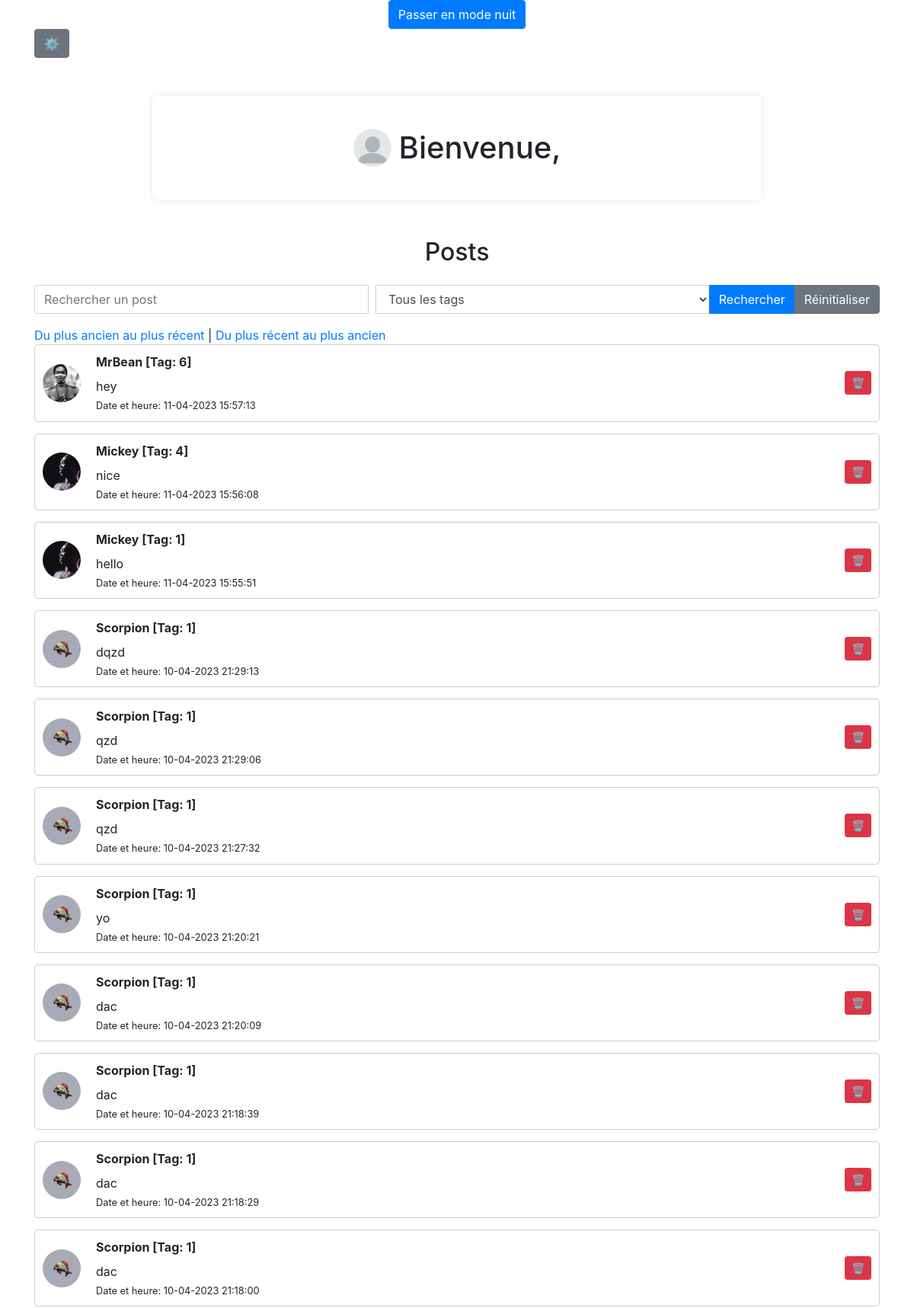
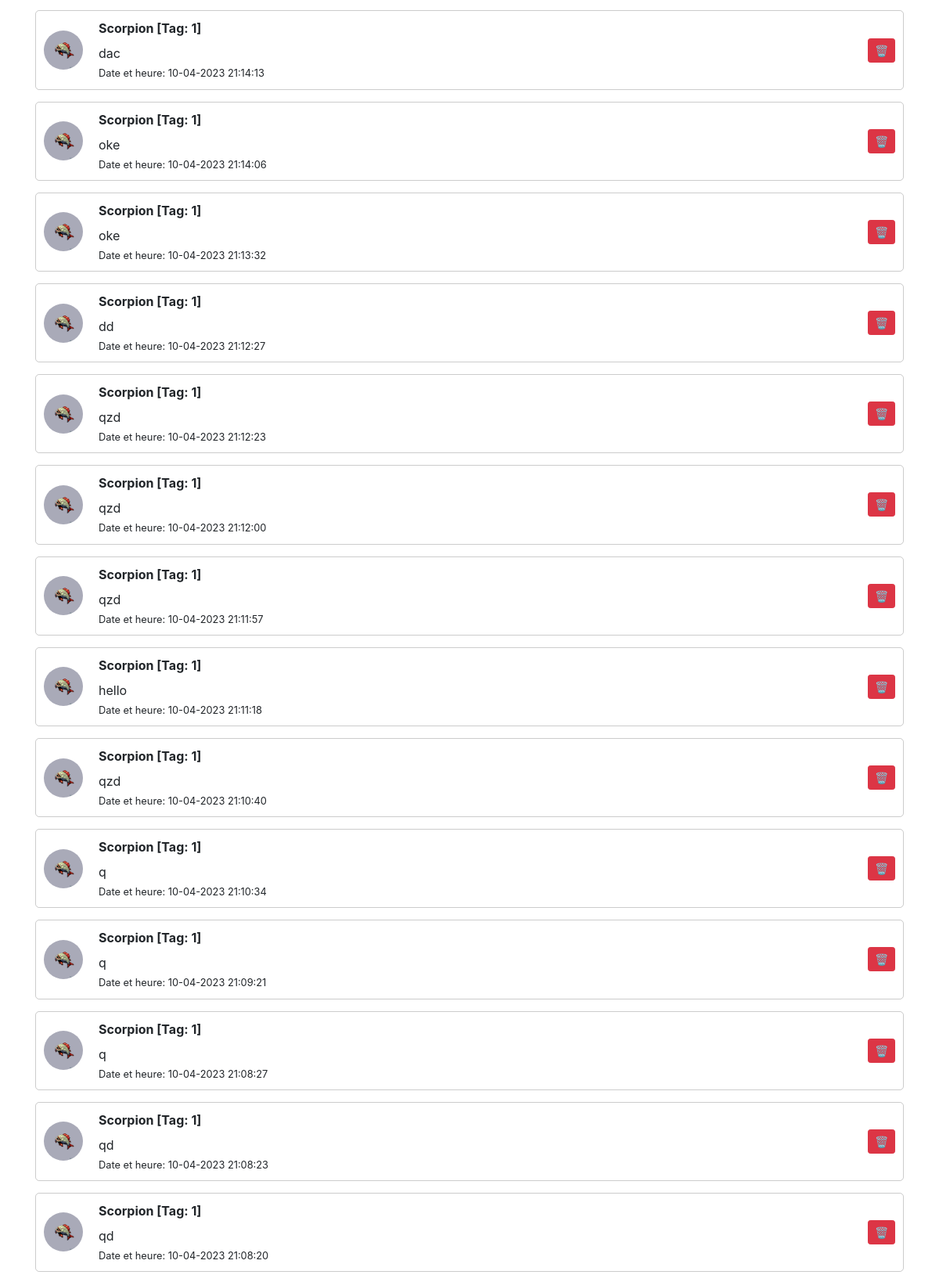
The app's page /home.php (upper part) with its own data (2 pictures, top to bottom).
### tables this page shows
CREATE TABLE `posts` (
  `id` int NOT NULL,
  `pseudo` varchar(255) NOT NULL,
  `content` text NOT NULL,
  `tag` varchar(255) DEFAULT NULL,
  `date_heure_message` datetime NOT NULL
);

### home.php (the view, shortened to what this page needs)
<?php
$pdo = new PDO('mysql:host=localhost;dbname=projet', 'root', '', array(PDO::ATTR_ERRMODE => PDO::ERRMODE_WARNING, PDO::MYSQL_ATTR_INIT_COMMAND => 'SET NAMES utf8'));
if (isset($_GET['sort']) && ($_GET['sort'] == 'recent' || $_GET['sort'] == 'ancien')) {
    $order = ($_GET['sort'] == 'recent') ? 'DESC' : 'ASC';
} else {
    $order = 'DESC';
}
$search = isset($_GET['search']) ? '%' . $_GET['search'] . '%' : '%';
$tag = isset($_GET['tag']) ? $_GET['tag'] : '';
if (!empty($tag)) {
  $stmt = $pdo->prepare('SELECT * FROM posts WHERE content LIKE :search AND tag = :tag ORDER BY date_heure_message ' . $order);
  $stmt->execute(['search' => $search, 'tag' => $tag]);
} else {
  $stmt = $pdo->prepare('SELECT * FROM posts WHERE content LIKE :search ORDER BY date_heure_message ' . $order);
  $stmt->execute(['search' => $search]);
}
function getUserProfilePicture($pdo, $pseudo) {
  $stmt = $pdo->prepare("SELECT profile_picture FROM users WHERE pseudo = :pseudo");
  $stmt->execute(['pseudo' => $pseudo]);
  $user = $stmt->fetch(PDO::FETCH_ASSOC);
  return $user ? $user['profile_picture'] : '';
}
?>
<!DOCTYPE html>
<html lang="fr">
<head>
  <link rel="stylesheet" href="https://maxcdn.bootstrapcdn.com/bootstrap/4.5.2/css/bootstrap.min.css">
  <link rel="stylesheet" href="home_style.css">
</head>
<body id="theme">
  <div class="container">
    <div class="toggle-theme-container d-flex justify-content-center">
      <button id="toggle-theme" class="btn btn-primary">Passer en mode nuit</button>
    </div>
    <div class="settings-container">
      <button id="settings-btn" class="btn btn-secondary d-none d-md-inline-block">&#9881;</button>
    </div>
    <div class="container-wrapper">
      <div class="welcome-container">
      <img src="<?php echo (htmlspecialchars(getUserProfilePicture($pdo, $_SESSION['pseudo'])) ?: 'default_profile_picture.png') . '?t=' . time(); ?>" alt="Profile Picture" class="profile-picture" />
        <h1 class="my-4 welcome-message">Bienvenue, <?php echo htmlspecialchars($_SESSION['pseudo']); ?></h1>
      </div>
    </div>
<h2 class="my-4 centered">Posts</h2>
    <div class="tweets-container">
    <form method="get" class="search-form mb-3" id="search-form">
  <div class="input-group">
    <input type="text" name="search" class="form-control d-none d-md-inline-block" placeholder="Rechercher un post" value="<?php echo isset($_GET['search']) ? htmlspecialchars($_GET['search']) : ''; ?>">
    <select name="tag" class="form-control">
      <option value="">Tous les tags</option>
    </select>
    <div class="input-group-append">
      <button type="submit" class="btn btn-primary">Rechercher</button>
      <a href="<?php echo htmlspecialchars($_SERVER['PHP_SELF']); ?>" class="btn btn-secondary">Réinitialiser</a>
    </div>
  </div>
</form>
    </div>
    <ul class="list-group">
                <div class="sort-links">
          <a href="?sort=ancien">Du plus ancien au plus récent</a> | <a href="?sort=recent">Du plus récent au plus ancien</a>
        </div>
        <?php
        while ($post = $stmt->fetch(PDO::FETCH_ASSOC)) {
          echo '<div class="post-container d-flex">';
          $userProfilePicture = getUserProfilePicture($pdo, $post['pseudo']);
          echo '<div class="post-profile-picture">';
          echo '<img src="' . htmlspecialchars($userProfilePicture) . '" alt="Profile Picture" class="profile-picture" />';
          echo '</div>';
          echo '<div class="post-content-container">';
          echo '<strong class="post-username">' . $post['pseudo'] . ' [Tag: ' . $post['tag'] . ']</strong>';
          echo '<p class="post-content" style="word-wrap: break-word;">' . $post['content'] . '</p>';
          echo '<div class="post-info d-flex">';
          echo '<small>Date et heure: ' . date('d-m-Y H:i:s', strtotime($post['date_heure_message'])) . '</small>';
          echo '</div>';
          echo '</div>';
          echo '<div class="post-delete-button">';
          echo '<form method="post" style="display: inline;">';
          echo '<button type="submit" class="btn btn-danger btn-sm" name="delete_post">&#128465</button>';
          echo '</form>';
          echo '</div>';
          echo '</div>';
          }
        ?>
    </ul>
</div>
</body>
</html>

### home_style.css (style rules this page uses)
.centered { display: flex; justify-content: center; align-items: center; flex-direction: column; }
.post-content { word-wrap: break-word; margin-bottom: 4px; }
.post-username { display: block; margin-bottom: 8px; }
.post-container { border: 1px solid rgba(0, 0, 0, 0.2); padding: 10px; margin-bottom: 10px; min-height: 50px; max-height: 200px; overflow-y: auto; border-radius: 5px; }
.welcome-message { text-align: center; }
.container-wrapper { max-width: 800px; margin: 50px auto; padding: 20px; background-color: #ffffff; border-radius: 5px; box-shadow: 0px 0px 10px 0px rgba(0, 0, 0, 0.1); }
.search-form { display: flex; align-items: center; }
.search-form input { margin-right: 10px; }
.profile-picture { width: 50px; height: 50px; object-fit: cover; border-radius: 50%; margin-right: 10px; }
.welcome-container, .post-header { display: flex; align-items: center; }
.container-wrapper { display: flex; justify-content: center; align-items: flex-start; }
.post-container { align-items: center; justify-content: space-between; margin-bottom: 15px; }
.post-profile-picture { flex-shrink: 0; margin-right: 10px; }
.post-content-container { flex-grow: 1; }
.post-info { justify-content: space-between; align-items: center; }
.post-delete-button { margin-left: 10px; }
.post-content-container { word-wrap: break-word; min-height: 50px; overflow: auto; }

### records on screen
posts: shows a picture, pseudo "MrBean", tag "6", content "hey", date_heure_message "11-04-2023 15:57:13"
posts: pseudo "Mickey", tag "4", content "nice", date_heure_message "11-04-2023 15:56:08"
posts: pseudo "Mickey", tag "1", content "hello", date_heure_message "11-04-2023 15:55:51"
posts: pseudo "Scorpion", tag "1", content "dqzd", date_heure_message "10-04-2023 21:29:13"
posts: pseudo "Scorpion", tag "1", content "qzd", date_heure_message "10-04-2023 21:29:06"
posts: pseudo "Scorpion", tag "1", content "qzd", date_heure_message "10-04-2023 21:27:32"
posts: pseudo "Scorpion", tag "1", content "yo", date_heure_message "10-04-2023 21:20:21"
posts: pseudo "Scorpion", tag "1", content "dac", date_heure_message "10-04-2023 21:20:09"
posts: pseudo "Scorpion", tag "1", content "dac", date_heure_message "10-04-2023 21:18:39"
posts: pseudo "Scorpion", tag "1", content "dac", date_heure_message "10-04-2023 21:18:29"
posts: pseudo "Scorpion", tag "1", content "dac", date_heure_message "10-04-2023 21:18:00"
posts: pseudo "Scorpion", tag "1", content "dac", date_heure_message "10-04-2023 21:14:13"
posts: pseudo "Scorpion", tag "1", content "oke", date_heure_message "10-04-2023 21:14:06"
posts: pseudo "Scorpion", tag "1", content "oke", date_heure_message "10-04-2023 21:13:32"
posts: pseudo "Scorpion", tag "1", content "dd", date_heure_message "10-04-2023 21:12:27"
posts: pseudo "Scorpion", tag "1", content "qzd", date_heure_message "10-04-2023 21:12:23"
posts: pseudo "Scorpion", tag "1", content "qzd", date_heure_message "10-04-2023 21:12:00"
posts: pseudo "Scorpion", tag "1", content "qzd", date_heure_message "10-04-2023 21:11:57"
posts: pseudo "Scorpion", tag "1", content "hello", date_heure_message "10-04-2023 21:11:18"
posts: pseudo "Scorpion", tag "1", content "qzd", date_heure_message "10-04-2023 21:10:40"
posts: pseudo "Scorpion", tag "1", content "q", date_heure_message "10-04-2023 21:10:34"
posts: pseudo "Scorpion", tag "1", content "q", date_heure_message "10-04-2023 21:09:21"
posts: pseudo "Scorpion", tag "1", content "q", date_heure_message "10-04-2023 21:08:27"
posts: pseudo "Scorpion", tag "1", content "qd", date_heure_message "10-04-2023 21:08:23"
posts: pseudo "Scorpion", tag "1", content "qd", date_heure_message "10-04-2023 21:08:20"
